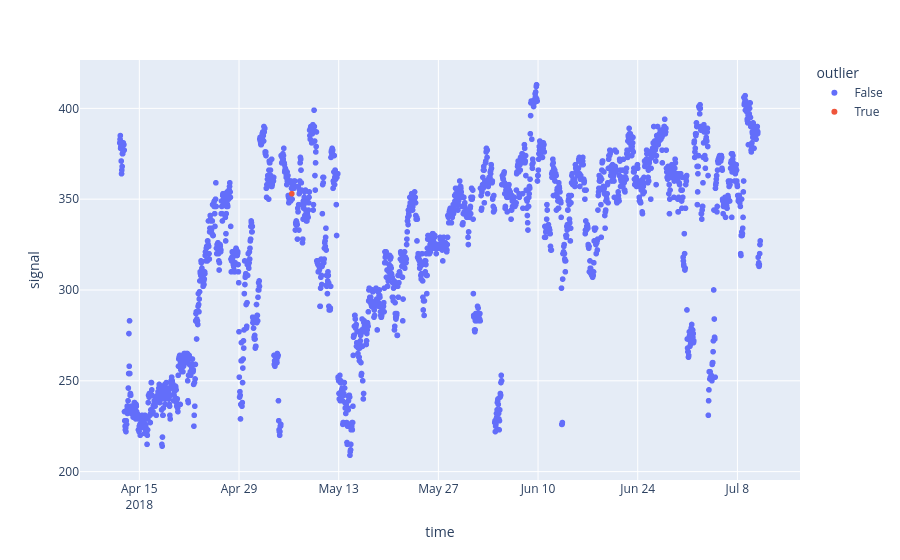

Notebook code cell kept with this figure:
### Code cell
import plotly.express as px


# Create the line plot with markers
fig = px.scatter(df, x="time", y="signal", color="outlier")

# Display the figure
fig.show()

### Figure 1 — Plotly figure (JSON) as saved in the notebook; plotly's stock layout.template omitted (floating-point values rounded to 4 significant figures; data arrays with more than 128 entries replaced by an {"elided": "..."} marker saying what was removed)
{"data": [{"hovertemplate": "outlier=False<br>time=%{x}<br>signal=%{y}<extra></extra>", "legendgroup": "False", "marker": {"color": "#636efa", "symbol": "circle"}, "mode": "markers", "name": "False", "showlegend": true, "type": "scattergl", "x": {"elided": "2159 str values"}, "xaxis": "x", "y": {"elided": "2159 float values"}, "yaxis": "y"}, {"hovertemplate": "outlier=True<br>time=%{x}<br>signal=%{y}<extra></extra>", "legendgroup": "True", "marker": {"color": "#EF553B", "symbol": "circle"}, "mode": "markers", "name": "True", "showlegend": true, "type": "scattergl", "x": ["2018-05-06T10:00:00"], "xaxis": "x", "y": [353.0], "yaxis": "y"}], "layout": {"legend": {"title": {"text": "outlier"}, "tracegroupgap": 0}, "margin": {"t": 60}, "xaxis": {"anchor": "y", "domain": [0, 1], "title": {"text": "time"}}, "yaxis": {"anchor": "x", "domain": [0, 1], "title": {"text": "signal"}}}}
